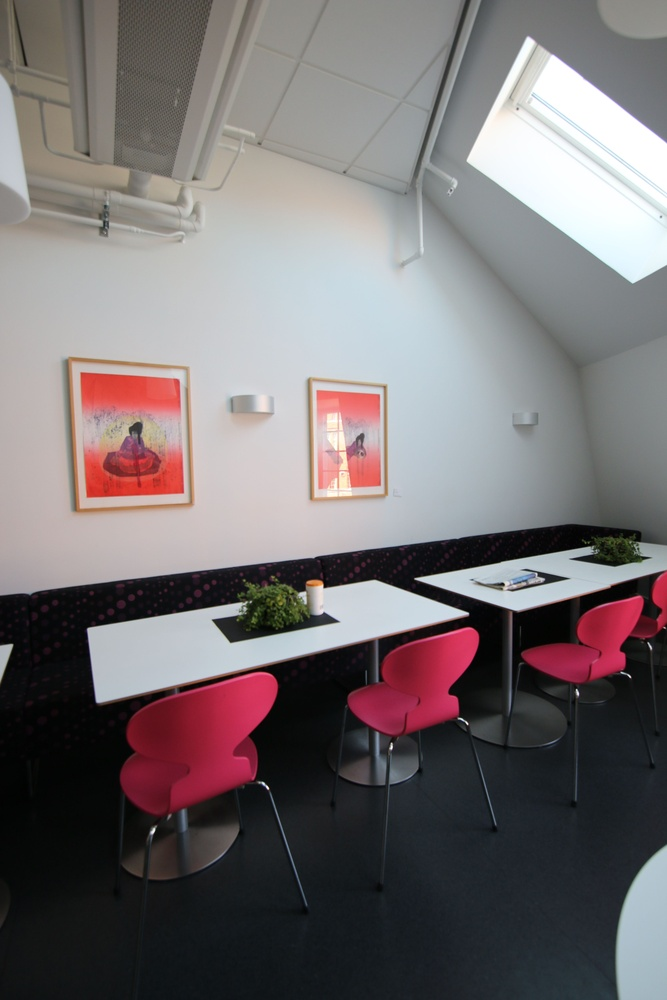
#> input picture ass2/input/img01.jpg, 667 x 1000 px, shrunk from 3648 x 5472 before the run
$ jupyter execute --allow-errors ass2.ipynb   (older library calls are emulated)
#> lines starting #> are read from the running program, lines starting #| are printed output that depends on the picture; long printed decimals are rounded
[cell 1]
import cv2
import numpy as np
import matplotlib.pyplot as plt
from time import time

RANSAC_ITER = 300

RANSAC_THERSHOLD = 5

[cell 2]
raw_img1= cv2.imread("input/img01.jpg")
#> raw_img1 is the input picture: shape (1000, 667, 3); mean B, G, R 113.5, 112, 118.5
raw_img2= cv2.imread("input/img02.jpg")
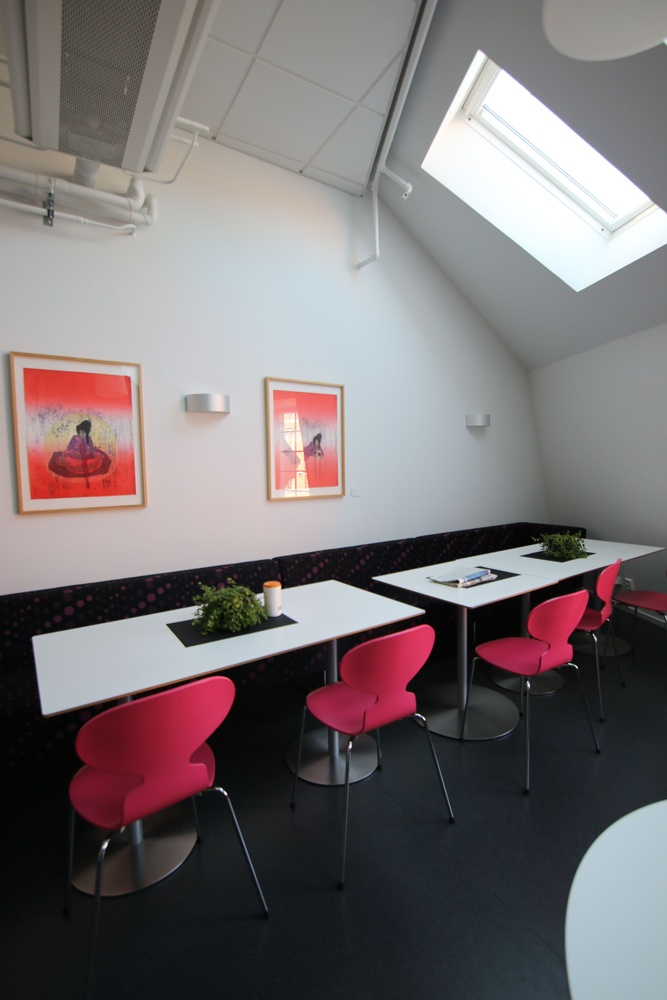
#> input picture ass2/input/img02.jpg, 667 x 1000 px, shrunk from 3648 x 5472 before the run
#> raw_img2 is the input picture: shape (1000, 667, 3); mean B, G, R 115.4, 113.8, 120.6

sift=cv2.xfeatures2d.SIFT_create(200)
kps1 ,des1= sift.detectAndCompute(raw_img1,None)
#> kps1 = 200 keypoints; strongest (x, y, size): (267, 788, 2), (153, 831, 3.4), (263, 783, 2.1), (391, 747, 2.4)
kps2 ,des2= sift.detectAndCompute(raw_img2,None)
#> kps2 = 200 keypoints; strongest (x, y, size): (225, 793, 2.1), (105, 845, 3.7), (221, 789, 2.3), (350, 746, 2.4)
bf = cv2.BFMatcher()
match_list = bf.knnMatch(des1,des2,2)
#> match_list = 200 matches

[cell 3]
good_match_list = [m for m, n in match_list if m.distance < 0.75 * n.distance]
#> good_match_list = 141 matches

src_pts = np.float32([kps1[m.queryIdx].pt for m in good_match_list])
#> src_pts = 141 pairs, first value 25.57 to 658.3, second value 43.18 to 831
dst_pts = np.float32([kps2[m.trainIdx].pt for m in good_match_list])
#> dst_pts = 141 pairs, first value 26.38 to 602, second value 56.62 to 845.3

[cell 4]
src_pts.shape
#> Out = (141, 2)

[cell 5]
def random_partition(data):
    '''
    randomly select two points
    '''
    np.random.shuffle(data)
    twoPoints = data[:4]
    samplePoint = data[4:]
    return twoPoints,samplePoint


def H_from_points(fp,tp):
    """ DLT algo"""
    assert fp.shape == tp.shape
    h = fp.shape[0]
    A = np.zeros((2*h,9))
    for i in range(h):
        x,y,u,v=fp[i,0],fp[i,1],tp[i,0],tp[i,1]
        A[2*i]= np.array([x,y,1,0,0,0,-u*x,-u*y,-u])
        A[2*i+1]=np.array([0,0,0,x,y,1,-v*x,-v*y,-v])
    U,D,V = np.linalg.svd(A)
    H=V[8].reshape(3,3)
    return H/H[-1,-1]


def conliner4(a):
    p1,p2,p3,p4=a
    return conliner3(p1,p2,p3) or conliner3(p1,p2,p4) or conliner3(p2,p3,p4)


def conliner3(p1,p2,p3):
    x1,y1=p1
    x2,y2=p2
    x3,y3=p3
    return abs((y2-y1)*(x3-x1)-(y3-y1)*(x2-x1)) < 1e-12

def homo_transform(pt,H):
    _pt = np.append(pt,1)
    _rs= np.dot(H,_pt)
    _rs/=_rs[-1]
    return _rs[:2]


def myfindHomo_ransac(src_pts,dst_pts):
    comb = list(zip(src_pts,dst_pts))
#> comb = 141 items, first 6: ([658.3, 578.5], [602, 573.1]), ([231.4, 639.7], [186.9, 643.6]), ([25.57, 63.95], [457.1, 581.4]), ([651.6, 578.1], [595.7, 572.8]), ([649.6, 610], [594.1, 602.9]), ([642.8, 548.1], [587.9, 544.4])
    good_inlier_mask = None
    best_inlier=-1

    #find good_mask and inlier
    for _ in range(RANSAC_ITER):
        a,b = random_partition(comb)
        while conliner4([ pair[0] for pair in a]):
            a,b = random_partition(comb)
        mask = H_from_points(np.array([pair[0] for pair in a]),np.array([pair[1] for pair in a] ))

        _inlier=0
        for src,dst in b:
            trans_dst = homo_transform(src,mask)
            diff = np.sqrt(sum((dst-trans_dst)**2))
            if diff <=RANSAC_THERSHOLD:
                _inlier +=1
        if _inlier > best_inlier:
            good_inlier_mask = mask
            best_inlier = _inlier
#> after the loop, best_inlier = 130

    inlier_src=[]
#> inlier_src = []
    inlier_dst=[]
    for src,dst in comb:
            trans_dst = homo_transform(src,good_inlier_mask)
            diff = np.sqrt(np.sum(np.square(dst-trans_dst)))
            if diff <=RANSAC_THERSHOLD:
                inlier_src.append(src)
                inlier_dst.append(dst)
#> this loop made 141 passes
#> (src, dst, trans_dst, diff) on passes 1 to 12: ([362, 441.2], [319.2, 441.1], [319.2, 441.5], 0.363), ([252.9, 778.1], [210.4, 784.4], [210, 784.9], 0.607), ([263.2, 783.3], [221, 789.1], [220.7, 789.6], 0.584), ([312.8, 555.8], [270.4, 556.9], [270.4, 556.8], 0.0268), ([152.7, 831], [105.1, 845.3], [104.1, 846], 1.17), ([25.57, 63.95], [457.1, 581.4], [-38.78, 41.55], 733), ([292, 561.1], [83.16, 585.9], [249.2, 562.4], 167.7), ([305.3, 602.5], [262.8, 604.2], [262.9, 604.1], 0.121), ([658.3, 578.5], [602, 573.1], [601.7, 573.1], 0.293), ([302.7, 588.7], [259.4, 589.6], [260.2, 590.2], 0.985), ([389.7, 642.4], [347.9, 641.8], [348.1, 641.8], 0.168), ([324.1, 613.5], [282, 614.7], [282.2, 614.7], 0.166)
#> diff on passes 61 to 66: 0.0373, 0.156, 2.63e-06, 0.222, 0.223, 1.8
#> after the loop, inlier_dst = 134 pairs, first value 26.38 to 602, second value 56.62 to 845.3; inlier_src = 134 pairs, first value 83.18 to 658.3, second value 43.18 to 831

    # find the best_mask
    best_mask=[]
    best_diff=np.float("Inf")
    comb = list(zip(inlier_src,inlier_dst))
#> comb = 134 items, first 6: ([362, 441.2], [319.2, 441.1]), ([252.9, 778.1], [210.4, 784.4]), ([263.2, 783.3], [221, 789.1]), ([312.8, 555.8], [270.4, 556.9]), ([152.7, 831], [105.1, 845.3]), ([305.3, 602.5], [262.8, 604.2])
    for _ in range(RANSAC_ITER):
        a,b = random_partition(comb)
        while conliner4([ pair[0] for pair in a]):
            a,b = random_partition(comb)
        mask = H_from_points(np.array([pair[0] for pair in a]),np.array([pair[1] for pair in a] ))

        diff=0
        for src,dst in b:
            trans_dst = homo_transform(src,mask)
            diff += np.sqrt(sum((dst-trans_dst)**2))
        if diff < best_diff:
            best_diff = diff
            best_mask = mask
#> this loop made 300 passes
#> best_diff on passes 1, 3: 3760.5, 60.61
    print(best_diff)
#| 59.160
    return best_mask

[cell 6]
t1= time()

mask=myfindHomo_ransac(src_pts,dst_pts)
print(time()-t1)

[cell 7]
# [11 lines of commented-out code are left out]

[cell 8]
def mywarpPerspective(img,M,size):
    new_img = np.zeros([size[1],size[0],3],dtype=np.uint8)
    print(new_img.shape)
    for i in range(size[1]):
        for j in range(size[0]):

            new_x = np.divide(M[1,0]*j + M[1,1]*i+M[1,2],M[2,0]*j+M[2,1]*i+M[2,2])
            new_y = np.divide(M[0,0]*j + M[0,1]*i+M[0,2],M[2,0]*j+M[2,1]*i+M[2,2])

            new_x = int(round(new_x))
            new_y = int(round(new_y))
            if 0<=new_x < size[1] and 0<=new_y< size[0]:
                new_img[new_x][new_y]=img[i][j]


    return new_img

[cell 9]
t2=time()
#> (the rest of this cell did not finish here and is left out)

#> (a cell that did not finish here is left out)

[cell 11]
def calculate_size(size_image1, size_image2, homography):
    (h1, w1) = size_image1[:2]
    (h2, w2) = size_image2[:2]
    # remap the coordinates of the projected image onto the panorama image space
    top_left = np.dot(homography, np.asarray([0, 0, 1]))
    top_right = np.dot(homography, np.asarray([w2, 0, 1]))
    bottom_left = np.dot(homography, np.asarray([0, h2, 1]))
    bottom_right = np.dot(homography, np.asarray([w2, h2, 1]))

    # normalize
    top_left = top_left / top_left[2]
    top_right = top_right / top_right[2]
    bottom_left = bottom_left / bottom_left[2]
    bottom_right = bottom_right / bottom_right[2]


    pano_left = int(min(top_left[0], bottom_left[0], 0))
    pano_right = int(max(top_right[0], bottom_right[0], w1))
    W = pano_right - pano_left

    pano_top = int(min(top_left[1], top_right[1], 0))
    pano_bottom = int(max(bottom_left[1], bottom_right[1], h1))
    H = pano_bottom - pano_top

    size = (W, H)

    # offset of first image relative to panorama
    X = int(min(top_left[0], bottom_left[0], 0))
    Y = int(min(top_left[1], top_right[1], 0))
    offset = (-X, -Y)

    ## Update the homography to shift by the offset
    # does offset need to be remapped to old coord space?
    # print homography
    # homography[0:2,2] += offset
    return (size, offset)

[cell 12]
def merge_images_translation(image1, image2, offset):

#> called with offset = (70, 31)
    (h1, w1) = image1.shape[:2]
    (h2, w2) = image2.shape[:2]
    (ox, oy) = offset
    ox = int(ox)
    oy = int(oy)
    oy = 0

    image = np.zeros((h1+oy, w1+ox, 3), np.uint8)

    image[:h1, :w1] = image1
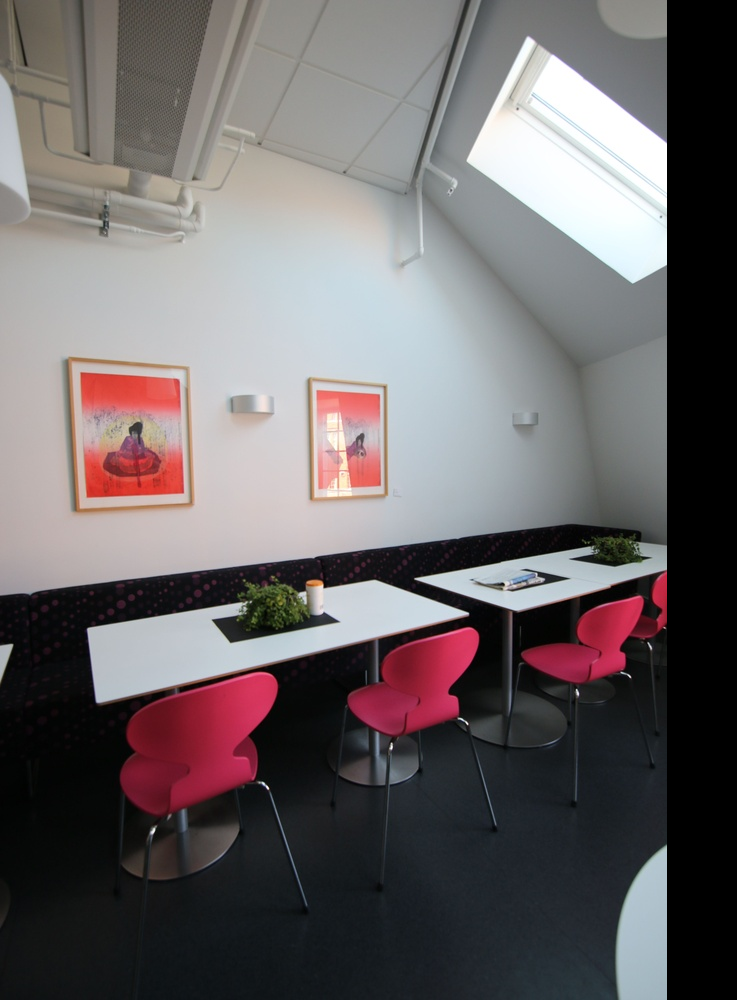
#> image: shape (1000, 737, 3); mean B, G, R 102.7, 101.4, 107.3
    image[:h2, ox:ox+w2] = image2
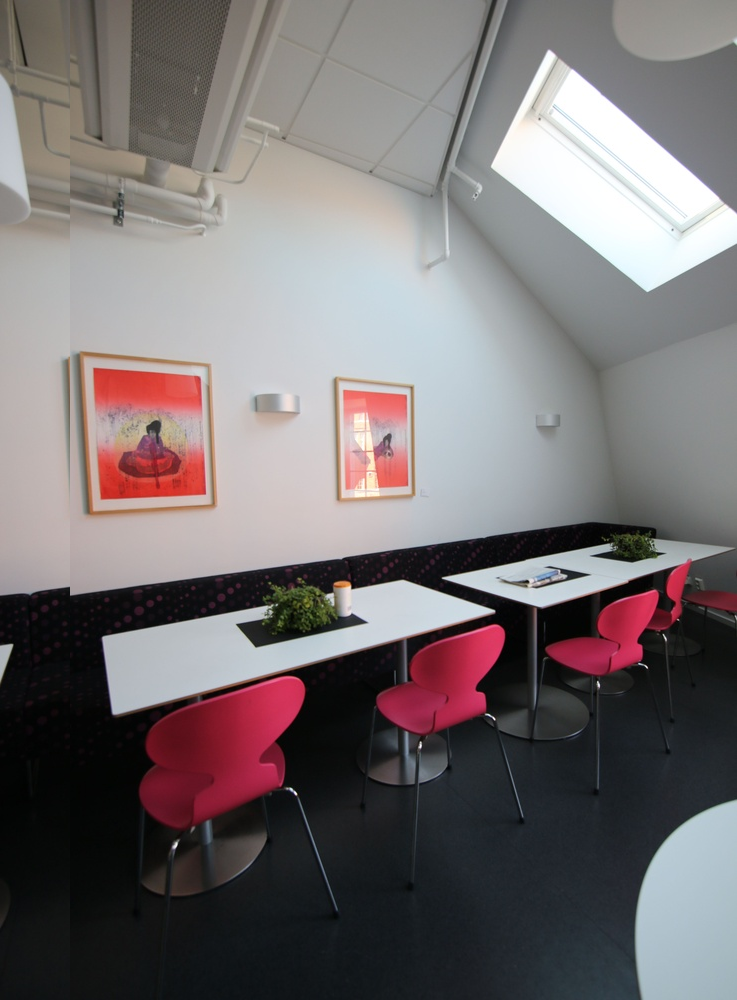
#> image: shape (1000, 737, 3); mean B, G, R 113.4, 112.2, 118.8

    return image

[cell 13]
size,offset = calculate_size(raw_img1.shape,raw_img2.shape,mask)

[cell 14]
immmmmm = merge_images_translation(raw_img1,raw_img2,offset)

[cell 15]
cv2.imwrite("mmmm.jpg",immmmmm)
#> Out = True

#> (a cell that did not finish here is left out)

[cell 17]
def calculate_size(size_image1, size_image2, homography):

    (h1, w1) = size_image1[:2]
    (h2, w2) = size_image2[:2]
    top_left = np.dot(homography,np.array([0,0,1]))
    top_right = np.dot(homography,np.array([w2,0,1]))
    bottom_left = np.dot(homography,np.array([0,h2,1]))
    bottom_right = np.dot(homography,np.array([w2,h2,1]))

    top_left = top_left/top_left[2]
    top_right = top_right/top_right[2]
    bottom_left = bottom_left/bottom_left[2]
    bottom_right = bottom_right/bottom_right[2]

    pano_left = int(min(top_left[0], bottom_left[0], 0))
    pano_right = int(max(top_right[0], bottom_right[0], w1))

    W = pano_right - pano_left

    pano_top = int(min(top_left[1], top_right[1], 0))
    pano_bottom = int(max(bottom_left[1], bottom_right[1], h1))
    H = pano_bottom - pano_top

    size = (W, H)

    X = int(min(top_left[0], bottom_left[0], 0))
    Y = int(min(top_left[1], top_right[1], 0))
    offset = (-X, -Y)

    return (size, offset)

[cell 18]
def merge_images(image1, image2, homography, size, offset):

    (h1, w1) = image1.shape[:2]
    (h2, w2) = image2.shape[:2]

    panorama = np.zeros((size[1], size[0], 3), np.uint8)

    (ox, oy) = offset

    translation = np.matrix([[1.0, 0.0, ox],[0, 1.0, oy],[0.0, 0.0, 1.0]])
    homography = translation * homography
    cv2.warpPerspective(image2, homography, size, panorama)

    panorama[oy:h1+oy, ox:ox+w1] = image1

    return panorama

[cell 19]
size,offset = calculate_size(raw_img1.shape,raw_img2.shape,mask)

[cell 20]
def getCoorTrans(img, M):
    xmin = float('Inf')
    xmax = float('-Inf')
    ymin = float('Inf')
    ymax = float('-Inf')


    corner0 = homo_transform([0, 0], M)
    corner0[0] = int(corner0[0])
    corner0[1] = int(corner0[1])
    a, b = corner0
    xmin = a if a < xmin else xmin
    xmax = a if a > xmax else xmax
    ymin = b if b < ymin else ymin
    ymax = b if b > ymax else ymax

    corner1 = homo_transform([img.shape[1], 0], M)
    corner1[0] = int(corner1[0])
    corner1[1] = int(corner1[1])
    a, b = corner1
    xmin = a if a < xmin else xmin
    xmax = a if a > xmax else xmax
    ymin = b if b < ymin else ymin
    ymax = b if b > ymax else ymax


    corner2 = homo_transform([0, img.shape[0]], M)
    corner2[0] = int(corner2[0])
    corner2[1] = int(corner2[1])
    a, b = corner2
    xmin = a if a < xmin else xmin
    xmax = a if a > xmax else xmax
    ymin = b if b < ymin else ymin
    ymax = b if b > ymax else ymax


    corner3 = homo_transform([img.shape[1], img.shape[0]], M)
    corner3[0] = int(corner3[0])
    corner3[1] = int(corner3[1])
    a, b = corner3
    xmin = a if a < xmin else xmin
    xmax = a if a > xmax else xmax
    ymin = b if b < ymin else ymin
    ymax = b if b > ymax else ymax

    T = np.zeros(shape=(3,3))
    T[0] = [1, 0, 0]
    T[1] = [0, 1, 0]
    T[2] = [-xmin, -ymin, 1]

    return xmin, xmax, ymin, ymax, T.transpose()

[cell 21]
getCoorTrans(raw_img1,mask)
#> Out = (-70, 611, -31, 1035, [[1, 0, 70], [0, 1, 31], [0, 0, 1]])

[cell 22]
def CoorTrans(img, M):
    min_x,min_y,max_x,max_y = float('Inf'),float('Inf'),float("-Inf"),float("-Inf")
    (h1, w1) = img.shape[:2]
    top_left = homo_transform([0, 0], M)
    top_right = homo_transform([w1, 0], M)
    bottom_left = homo_transform([0, h1], M)
    bottom_right = homo_transform([w1, h1], M)

    for corner in [top_left,top_right,bottom_left,bottom_right]:
        a, b = corner[0],corner[1]
        min_x = a if a < min_x else min_x
        max_x = a if a > max_x else max_x
        min_y = b if b < min_y else min_y
        max_y = b if b > max_y else max_y
#> this loop made 4 passes
#> corner on passes 1 to 4: [-70.03, -31.78], [606.9, 23.28], [-63.12, 1035.2], [611.2, 972.6]
    T = np.zeros(shape=(3,3))
    T[0] = [1, 0, 0]
    T[1] = [0, 1, 0]
    T[2] = [-min_x, -min_y, 1]

    return int(min_x),int(max_x), int(min_y),int(max_y),T.transpose()

[cell 23]
CoorTrans(raw_img1,mask)
#> Out = (-70, 611, -31, 1035, [[1, 0, 70.03], [0, 1, 31.78], [0, 0, 1]])

[cell 24]
def merge_images_translation(image1, image2, offset):

    ## Put images side-by-side into 'image'.
    (h1, w1) = image1.shape[:2]
    (h2, w2) = image2.shape[:2]
    (ox, oy) = offset
    ox = int(ox)
    oy = int(oy)
    oy = 0

    image = np.zeros((h1+oy, w1+ox, 3), np.uint8)

    image[:h1, :w1] = image1
    image[:h2, ox:ox+w2] = image2

    return image

[cell 25]
immmm= merge_images_translation(raw_img1,raw_img2,offset)

[cell 26]
panorama = merge_images(raw_img1, raw_img2, mask, size, offset)
#> in merge_images, `panorama[oy:h1+oy, ox:ox+w1] = image1`:
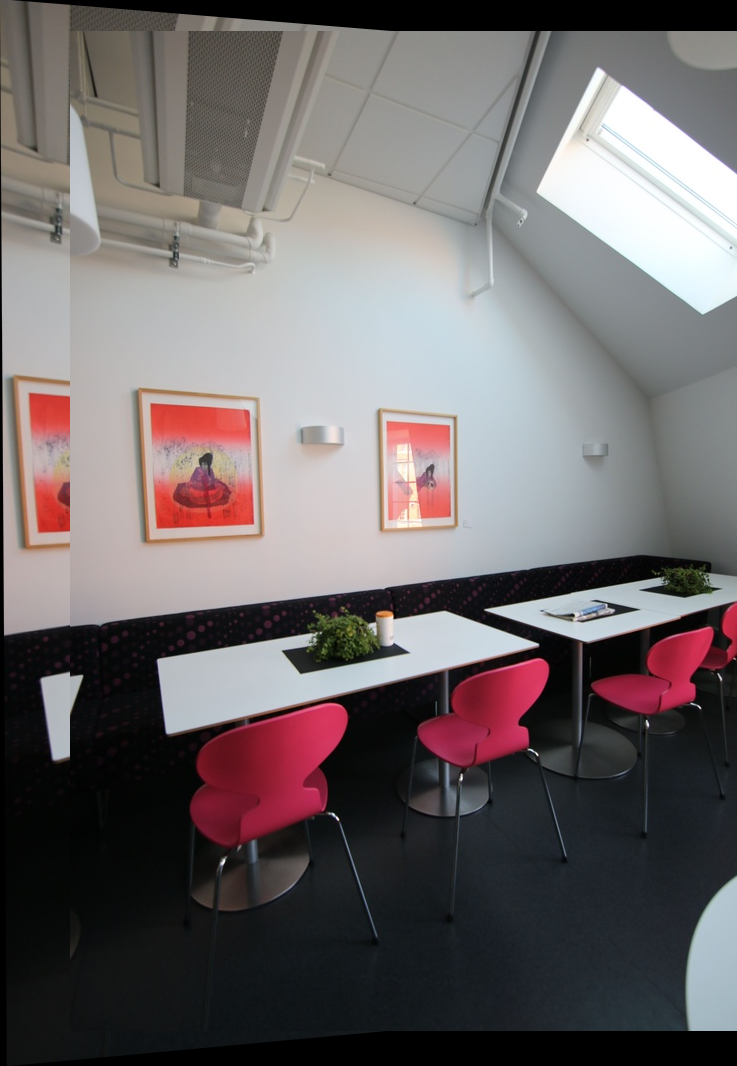
#> panorama: shape (1066, 737, 3); mean B, G, R 105, 104.1, 110.6
